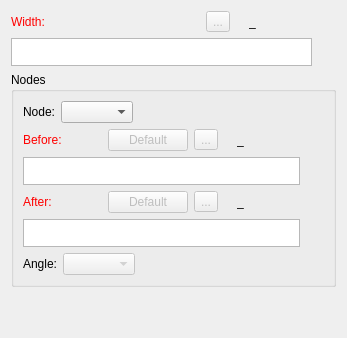
     <widget class="QWidget" name="tabSeamAllowance">
      <attribute name="title">
       <string>Seam allowance</string>
      </attribute>
      <layout class="QVBoxLayout" name="verticalLayout_4">
       <item>
        <layout class="QHBoxLayout" name="horizontalLayout_4">
         <item alignment="Qt::AlignLeft">
          <widget class="QLabel" name="labelEditWidth">
           <property name="sizePolicy">
            <sizepolicy hsizetype="Fixed" vsizetype="Preferred">
             <horstretch>0</horstretch>
             <verstretch>0</verstretch>
            </sizepolicy>
           </property>
           <property name="palette">
            <palette>
             <active>
              <colorrole role="WindowText">
               <brush brushstyle="SolidPattern">
                <color alpha="255">
                 <red>255</red>
                 <green>0</green>
                 <blue>0</blue>
                </color>
               </brush>
              </colorrole>
             </active>
             <inactive>
              <colorrole role="WindowText">
               <brush brushstyle="SolidPattern">
                <color alpha="255">
                 <red>255</red>
                 <green>0</green>
                 <blue>0</blue>
                </color>
               </brush>
              </colorrole>
             </inactive>
             <disabled>
              <colorrole role="WindowText">
               <brush brushstyle="SolidPattern">
                <color alpha="255">
                 <red>159</red>
                 <green>158</green>
                 <blue>158</blue>
                </color>
               </brush>
              </colorrole>
             </disabled>
            </palette>
           </property>
           <property name="text">
            <string>Width:</string>
           </property>
          </widget>
         </item>
         <item>
          <spacer name="horizontalSpacer_2">
           <property name="orientation">
            <enum>Qt::Horizontal</enum>
           </property>
           <property name="sizeHint" stdset="0">
            <size>
             <width>40</width>
             <height>20</height>
            </size>
           </property>
          </spacer>
         </item>
         <item alignment="Qt::AlignRight">
          <widget class="QToolButton" name="toolButtonExprWidth">
           <property name="enabled">
            <bool>false</bool>
           </property>
           <property name="toolTip">
            <string>Formula wizard</string>
           </property>
           <property name="text">
            <string notr="true">...</string>
           </property>
           <property name="icon">
            <iconset resource="../../../../vmisc/share/resources/icon.qrc">
             <normaloff>:/icon/24x24/fx.png</normaloff>:/icon/24x24/fx.png</iconset>
           </property>
           <property name="iconSize">
            <size>
             <width>24</width>
             <height>24</height>
            </size>
           </property>
          </widget>
         </item>
         <item alignment="Qt::AlignRight">
          <widget class="QLabel" name="label_2">
           <property name="text">
            <string/>
           </property>
           <property name="pixmap">
            <pixmap resource="../../../../vmisc/share/resources/icon.qrc">:/icon/24x24/equal.png</pixmap>
           </property>
          </widget>
         </item>
         <item alignment="Qt::AlignRight">
          <widget class="QLabel" name="labelResultWidth">
           <property name="sizePolicy">
            <sizepolicy hsizetype="Fixed" vsizetype="Preferred">
             <horstretch>0</horstretch>
             <verstretch>0</verstretch>
            </sizepolicy>
           </property>
           <property name="minimumSize">
            <size>
             <width>87</width>
             <height>0</height>
            </size>
           </property>
           <property name="toolTip">
            <string>Value</string>
           </property>
           <property name="text">
            <string notr="true">_</string>
           </property>
          </widget>
         </item>
        </layout>
       </item>
       <item>
        <layout class="QHBoxLayout" name="horizontalLayout_6">
         <item>
          <widget class="VPlainTextEdit" name="plainTextEditFormulaWidth">
           <property name="sizePolicy">
            <sizepolicy hsizetype="Expanding" vsizetype="Preferred">
             <horstretch>0</horstretch>
             <verstretch>0</verstretch>
            </sizepolicy>
           </property>
           <property name="maximumSize">
            <size>
             <width>16777215</width>
             <height>28</height>
            </size>
           </property>
           <property name="toolTip">
            <string>Calculation</string>
           </property>
           <property name="tabChangesFocus">
            <bool>true</bool>
           </property>
          </widget>
         </item>
         <item>
          <widget class="QPushButton" name="pushButtonGrowWidth">
           <property name="enabled">
            <bool>false</bool>
           </property>
           <property name="maximumSize">
            <size>
             <width>18</width>
             <height>18</height>
            </size>
           </property>
           <property name="sizeIncrement">
            <size>
             <width>0</width>
             <height>0</height>
            </size>
           </property>
           <property name="toolTip">
            <string>&lt;html&gt;&lt;head/&gt;&lt;body&gt;&lt;p&gt;Show full calculation in message box&lt;/p&gt;&lt;/body&gt;&lt;/html&gt;</string>
           </property>
           <property name="text">
            <string notr="true"/>
           </property>
           <property name="icon">
            <iconset theme="go-down">
             <normaloff>.</normaloff>.</iconset>
           </property>
           <property name="iconSize">
            <size>
             <width>16</width>
             <height>16</height>
            </size>
           </property>
           <property name="flat">
            <bool>true</bool>
           </property>
          </widget>
         </item>
        </layout>
       </item>
       <item>
        <widget class="QGroupBox" name="groupBox">
         <property name="title">
          <string>Nodes</string>
         </property>
         <layout class="QVBoxLayout" name="verticalLayout_3">
          <item>
           <layout class="QHBoxLayout" name="horizontalLayout_5">
            <item>
             <widget class="QLabel" name="labelNode">
              <property name="text">
               <string>Node:</string>
              </property>
             </widget>
            </item>
            <item>
             <widget class="QComboBox" name="comboBoxNodes">
              <property name="enabled">
               <bool>true</bool>
              </property>
             </widget>
            </item>
            <item>
             <spacer name="horizontalSpacer">
              <property name="orientation">
               <enum>Qt::Horizontal</enum>
              </property>
              <property name="sizeHint" stdset="0">
               <size>
                <width>40</width>
                <height>20</height>
               </size>
              </property>
             </spacer>
            </item>
           </layout>
          </item>
          <item>
           <layout class="QHBoxLayout" name="horizontalLayout_9">
            <item alignment="Qt::AlignLeft">
             <widget class="QLabel" name="labelEditBefore">
              <property name="sizePolicy">
               <sizepolicy hsizetype="Fixed" vsizetype="Preferred">
                <horstretch>0</horstretch>
                <verstretch>0</verstretch>
               </sizepolicy>
              </property>
              <property name="palette">
               <palette>
                <active>
                 <colorrole role="WindowText">
                  <brush brushstyle="SolidPattern">
                   <color alpha="255">
                    <red>255</red>
                    <green>0</green>
                    <blue>0</blue>
                   </color>
                  </brush>
                 </colorrole>
                </active>
                <inactive>
                 <colorrole role="WindowText">
                  <brush brushstyle="SolidPattern">
                   <color alpha="255">
                    <red>255</red>
                    <green>0</green>
                    <blue>0</blue>
                   </color>
                  </brush>
                 </colorrole>
                </inactive>
                <disabled>
                 <colorrole role="WindowText">
                  <brush brushstyle="SolidPattern">
                   <color alpha="255">
                    <red>159</red>
                    <green>158</green>
                    <blue>158</blue>
                   </color>
                  </brush>
                 </colorrole>
                </disabled>
               </palette>
              </property>
              <property name="text">
               <string>Before:</string>
              </property>
             </widget>
            </item>
            <item>
             <spacer name="horizontalSpacer_3">
              <property name="orientation">
               <enum>Qt::Horizontal</enum>
              </property>
              <property name="sizeHint" stdset="0">
               <size>
                <width>40</width>
                <height>20</height>
               </size>
              </property>
             </spacer>
            </item>
            <item>
             <widget class="QPushButton" name="pushButtonDefBefore">
              <property name="enabled">
               <bool>false</bool>
              </property>
              <property name="toolTip">
               <string>Return to default width</string>
              </property>
              <property name="text">
               <string>Default</string>
              </property>
             </widget>
            </item>
            <item alignment="Qt::AlignRight">
             <widget class="QToolButton" name="toolButtonExprBefore">
              <property name="enabled">
               <bool>false</bool>
              </property>
              <property name="toolTip">
               <string>Formula wizard</string>
              </property>
              <property name="text">
               <string notr="true">...</string>
              </property>
              <property name="icon">
               <iconset resource="../../../../vmisc/share/resources/icon.qrc">
                <normaloff>:/icon/24x24/fx.png</normaloff>:/icon/24x24/fx.png</iconset>
              </property>
              <property name="iconSize">
               <size>
                <width>24</width>
                <height>24</height>
               </size>
              </property>
             </widget>
            </item>
            <item alignment="Qt::AlignRight">
             <widget class="QLabel" name="label_6">
              <property name="text">
               <string/>
              </property>
              <property name="pixmap">
               <pixmap resource="../../../../vmisc/share/resources/icon.qrc">:/icon/24x24/equal.png</pixmap>
              </property>
             </widget>
            </item>
            <item alignment="Qt::AlignRight">
             <widget class="QLabel" name="labelResultBefore">
              <property name="sizePolicy">
               <sizepolicy hsizetype="Fixed" vsizetype="Preferred">
                <horstretch>0</horstretch>
                <verstretch>0</verstretch>
               </sizepolicy>
              </property>
              <property name="minimumSize">
               <size>
                <width>87</width>
                <height>0</height>
               </size>
              </property>
              <property name="toolTip">
               <string>Value</string>
              </property>
              <property name="text">
               <string notr="true">_</string>
              </property>
             </widget>
            </item>
           </layout>
          </item>
          <item>
           <layout class="QHBoxLayout" name="horizontalLayout_7">
            <item>
             <widget class="VPlainTextEdit" name="plainTextEditFormulaWidthBefore">
              <property name="sizePolicy">
               <sizepolicy hsizetype="Expanding" vsizetype="Preferred">
                <horstretch>0</horstretch>
                <verstretch>0</verstretch>
               </sizepolicy>
              </property>
              <property name="maximumSize">
               <size>
                <width>16777215</width>
                <height>28</height>
               </size>
              </property>
              <property name="toolTip">
               <string>Calculation</string>
              </property>
              <property name="tabChangesFocus">
               <bool>true</bool>
              </property>
             </widget>
            </item>
            <item>
             <widget class="QPushButton" name="pushButtonGrowWidthBefore">
              <property name="enabled">
               <bool>false</bool>
              </property>
              <property name="maximumSize">
               <size>
                <width>18</width>
                <height>18</height>
               </size>
              </property>
              <property name="sizeIncrement">
               <size>
                <width>0</width>
                <height>0</height>
               </size>
              </property>
              <property name="toolTip">
               <string>&lt;html&gt;&lt;head/&gt;&lt;body&gt;&lt;p&gt;Show full calculation in message box&lt;/p&gt;&lt;/body&gt;&lt;/html&gt;</string>
              </property>
              <property name="text">
               <string notr="true"/>
              </property>
              <property name="icon">
               <iconset theme="go-down">
                <normaloff>.</normaloff>.</iconset>
              </property>
              <property name="iconSize">
               <size>
                <width>16</width>
                <height>16</height>
               </size>
              </property>
              <property name="flat">
               <bool>true</bool>
              </property>
             </widget>
            </item>
           </layout>
          </item>
          <item>
           <layout class="QHBoxLayout" name="horizontalLayout_16">
            <item alignment="Qt::AlignLeft">
             <widget class="QLabel" name="labelEditAfter">
              <property name="sizePolicy">
               <sizepolicy hsizetype="Fixed" vsizetype="Preferred">
                <horstretch>0</horstretch>
                <verstretch>0</verstretch>
               </sizepolicy>
              </property>
              <property name="palette">
               <palette>
                <active>
                 <colorrole role="WindowText">
                  <brush brushstyle="SolidPattern">
                   <color alpha="255">
                    <red>255</red>
                    <green>0</green>
                    <blue>0</blue>
                   </color>
                  </brush>
                 </colorrole>
                </active>
                <inactive>
                 <colorrole role="WindowText">
                  <brush brushstyle="SolidPattern">
                   <color alpha="255">
                    <red>255</red>
                    <green>0</green>
                    <blue>0</blue>
                   </color>
                  </brush>
                 </colorrole>
                </inactive>
                <disabled>
                 <colorrole role="WindowText">
                  <brush brushstyle="SolidPattern">
                   <color alpha="255">
                    <red>159</red>
                    <green>158</green>
                    <blue>158</blue>
                   </color>
                  </brush>
                 </colorrole>
                </disabled>
               </palette>
              </property>
              <property name="text">
               <string>After:</string>
              </property>
             </widget>
            </item>
            <item>
             <spacer name="horizontalSpacer_6">
              <property name="orientation">
               <enum>Qt::Horizontal</enum>
              </property>
              <property name="sizeHint" stdset="0">
               <size>
                <width>40</width>
                <height>20</height>
               </size>
              </property>
             </spacer>
            </item>
            <item>
             <widget class="QPushButton" name="pushButtonDefAfter">
              <property name="enabled">
               <bool>false</bool>
              </property>
              <property name="toolTip">
               <string>Return to default width</string>
              </property>
              <property name="text">
               <string>Default</string>
              </property>
             </widget>
            </item>
            <item alignment="Qt::AlignRight">
             <widget class="QToolButton" name="toolButtonExprAfter">
              <property name="enabled">
               <bool>false</bool>
              </property>
              <property name="toolTip">
               <string>Formula wizard</string>
              </property>
              <property name="text">
               <string notr="true">...</string>
              </property>
              <property name="icon">
               <iconset resource="../../../../vmisc/share/resources/icon.qrc">
                <normaloff>:/icon/24x24/fx.png</normaloff>:/icon/24x24/fx.png</iconset>
              </property>
              <property name="iconSize">
               <size>
                <width>24</width>
                <height>24</height>
               </size>
              </property>
             </widget>
            </item>
            <item alignment="Qt::AlignRight">
             <widget class="QLabel" name="label_10">
              <property name="text">
               <string/>
              </property>
              <property name="pixmap">
               <pixmap resource="../../../../vmisc/share/resources/icon.qrc">:/icon/24x24/equal.png</pixmap>
              </property>
             </widget>
            </item>
            <item alignment="Qt::AlignRight">
             <widget class="QLabel" name="labelResultAfter">
              <property name="sizePolicy">
               <sizepolicy hsizetype="Fixed" vsizetype="Preferred">
                <horstretch>0</horstretch>
                <verstretch>0</verstretch>
               </sizepolicy>
              </property>
              <property name="minimumSize">
               <size>
                <width>87</width>
                <height>0</height>
               </size>
              </property>
              <property name="toolTip">
               <string>Value</string>
              </property>
              <property name="text">
               <string notr="true">_</string>
              </property>
             </widget>
            </item>
           </layout>
          </item>
          <item>
           <layout class="QHBoxLayout" name="horizontalLayout_17">
            <item>
             <widget class="VPlainTextEdit" name="plainTextEditFormulaWidthAfter">
              <property name="sizePolicy">
               <sizepolicy hsizetype="Expanding" vsizetype="Preferred">
                <horstretch>0</horstretch>
                <verstretch>0</verstretch>
               </sizepolicy>
              </property>
              <property name="maximumSize">
               <size>
                <width>16777215</width>
                <height>28</height>
               </size>
              </property>
              <property name="toolTip">
               <string>Calculation</string>
              </property>
              <property name="tabChangesFocus">
               <bool>true</bool>
              </property>
             </widget>
            </item>
            <item>
             <widget class="QPushButton" name="pushButtonGrowWidthAfter">
              <property name="enabled">
               <bool>false</bool>
              </property>
              <property name="maximumSize">
               <size>
                <width>18</width>
                <height>18</height>
               </size>
              </property>
              <property name="sizeIncrement">
               <size>
                <width>0</width>
                <height>0</height>
               </size>
              </property>
              <property name="toolTip">
               <string>&lt;html&gt;&lt;head/&gt;&lt;body&gt;&lt;p&gt;Show full calculation in message box&lt;/p&gt;&lt;/body&gt;&lt;/html&gt;</string>
              </property>
              <property name="text">
               <string notr="true"/>
              </property>
              <property name="icon">
               <iconset theme="go-down">
                <normaloff>.</normaloff>.</iconset>
              </property>
              <property name="iconSize">
               <size>
                <width>16</width>
                <height>16</height>
               </size>
              </property>
              <property name="flat">
               <bool>true</bool>
              </property>
             </widget>
            </item>
           </layout>
          </item>
          <item>
           <layout class="QHBoxLayout" name="horizontalLayout_2">
            <item>
             <widget class="QLabel" name="labelAngle">
              <property name="text">
               <string>Angle:</string>
              </property>
             </widget>
            </item>
            <item>
             <widget class="QComboBox" name="comboBoxAngle">
              <property name="enabled">
               <bool>false</bool>
              </property>
             </widget>
            </item>
            <item>
             <spacer name="horizontalSpacer_4">
              <property name="orientation">
               <enum>Qt::Horizontal</enum>
              </property>
              <property name="sizeHint" stdset="0">
               <size>
                <width>40</width>
                <height>20</height>
               </size>
              </property>
             </spacer>
            </item>
           </layout>
          </item>
         </layout>
        </widget>
       </item>
       <item>
        <spacer name="verticalSpacer">
         <property name="orientation">
          <enum>Qt::Vertical</enum>
         </property>
         <property name="sizeHint" stdset="0">
          <size>
           <width>20</width>
           <height>40</height>
          </size>
         </property>
        </spacer>
       </item>
      </layout>
     </widget>
